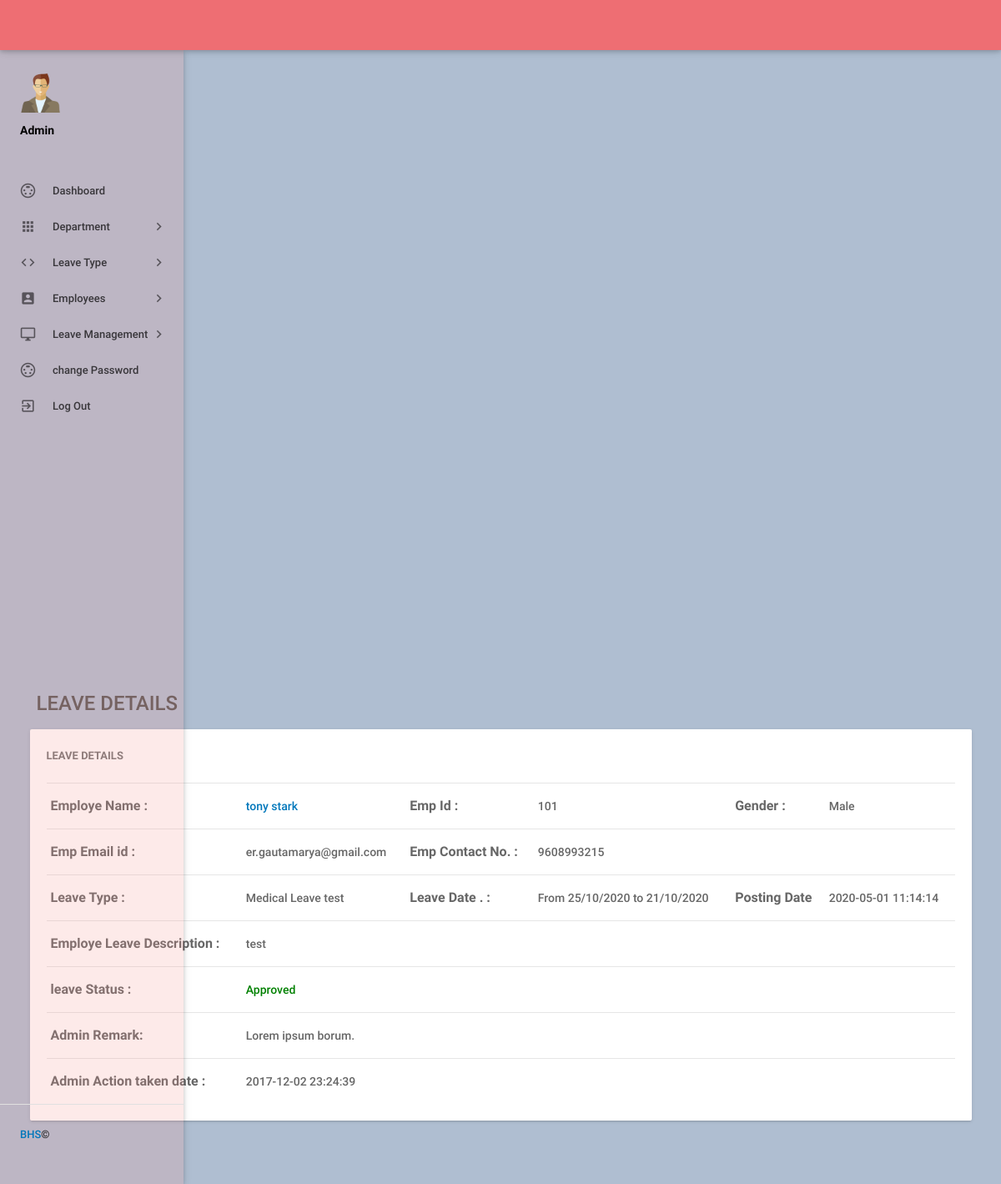
Page /admin/leave-details.php?leaveid=8 (signed in) on the committed database.
### tables this page shows
CREATE TABLE `tblleaves` (
  `id` int NOT NULL,
  `LeaveType` varchar(110) NOT NULL,
  `ToDate` varchar(120) NOT NULL,
  `FromDate` varchar(120) NOT NULL,
  `Description` mediumtext NOT NULL,
  `PostingDate` timestamp NOT NULL DEFAULT CURRENT_TIMESTAMP,
  `AdminRemark` mediumtext,
  `AdminRemarkDate` varchar(120) DEFAULT NULL,
  `Status` int NOT NULL,
  `IsRead` int NOT NULL,
  `empid` int DEFAULT NULL
);

CREATE TABLE `tblemployees` (
  `id` int NOT NULL,
  `EmpId` varchar(100) NOT NULL,
  `FirstName` varchar(150) NOT NULL,
  `LastName` varchar(150) NOT NULL,
  `EmailId` varchar(200) NOT NULL,
  `Password` varchar(180) NOT NULL,
  `Gender` varchar(100) NOT NULL,
  `Dob` varchar(100) NOT NULL,
  `Department` varchar(255) NOT NULL,
  `Address` varchar(255) NOT NULL,
  `City` varchar(200) NOT NULL,
  `Country` varchar(150) NOT NULL,
  `Phonenumber` char(11) NOT NULL,
  `Status` int NOT NULL,
  `RegDate` timestamp NOT NULL DEFAULT CURRENT_TIMESTAMP
);

### admin/leave-details.php (the view, shortened to what this page needs)
<?php
include('includes/config.php');
if(strlen($_SESSION['alogin'])==0)
    {
header('location:index.php');
}
else{
 ?>
<!DOCTYPE html>
<html lang="en">
    <head>
        <link type="text/css" rel="stylesheet" href="../assets/plugins/materialize/css/materialize.min.css"/>
        <link type="text/css" rel="stylesheet" href="../assets/plugins/materialize/css/materialize.css"/>
        <link href="../assets/plugins/material-preloader/css/materialPreloader.min.css" rel="stylesheet">
        <link href="../assets/plugins/datatables/css/jquery.dataTables.min.css" rel="stylesheet">
                <link href="../assets/plugins/google-code-prettify/prettify.css" rel="stylesheet" type="text/css"/>
        <link href="../assets/css/alpha.min.css" rel="stylesheet" type="text/css"/>
        <link href="../assets/css/custom.css" rel="stylesheet" type="text/css"/>
        <link href="../assets/css/style.css" rel="stylesheet" type="text/css"/>
    </head>
    <body>
       <?php include('includes/header.php');?>
       <?php include('includes/sidebar.php');?>
            <main class="mn-inner">
                <div class="row">
                    <div class="col s12">
                        <div class="page-title" style="font-size:24px;">Leave Details</div>
                    </div>
                    <div class="col s12 m12 l12">
                        <div class="card">
                            <div class="card-content">
                                <span class="card-title">Leave Details</span>
                                <table id="example" class="display responsive-table ">
                                    <tbody>
<?php
$lid=intval($_GET['leaveid']);
$sql = "SELECT tblleaves.id as lid,tblemployees.FirstName,tblemployees.LastName,tblemployees.EmpId,tblemployees.id,tblemployees.Gender,tblemployees.Phonenumber,tblemployees.EmailId,tblleaves.LeaveType,tblleaves.ToDate,tblleaves.FromDate,tblleaves.Description,tblleaves.PostingDate,tblleaves.Status,tblleaves.AdminRemark,tblleaves.AdminRemarkDate from tblleaves join tblemployees on tblleaves.empid=tblemployees.id where tblleaves.id=:lid";
$query = $dbh -> prepare($sql);
$query->bindParam(':lid',$lid,PDO::PARAM_STR);
$query->execute();
$results=$query->fetchAll(PDO::FETCH_OBJ);
$cnt=1;
if($query->rowCount() > 0)
{
foreach($results as $result)
{
      ?>
                                        <tr>
                                            <td style="font-size:16px;"> <b>Employe Name :</b></td>
                                              <td><a href="editemployee.php?empid=<?php echo htmlentities($result->id);?>" target="_blank">
                                                <?php echo htmlentities($result->FirstName." ".$result->LastName);?></a></td>
                                              <td style="font-size:16px;"><b>Emp Id :</b></td>
                                              <td><?php echo htmlentities($result->EmpId);?></td>
                                              <td style="font-size:16px;"><b>Gender :</b></td>
                                              <td><?php echo htmlentities($result->Gender);?></td>
                                          </tr>
                                          <tr>
                                             <td style="font-size:16px;"><b>Emp Email id :</b></td>
                                            <td><?php echo htmlentities($result->EmailId);?></td>
                                             <td style="font-size:16px;"><b>Emp Contact No. :</b></td>
                                            <td><?php echo htmlentities($result->Phonenumber);?></td>
                                            <td>&nbsp;</td>
                                             <td>&nbsp;</td>
                                        </tr>
  <tr>
                                             <td style="font-size:16px;"><b>Leave Type :</b></td>
                                            <td><?php echo htmlentities($result->LeaveType);?></td>
                                             <td style="font-size:16px;"><b>Leave Date . :</b></td>
                                            <td>From <?php echo htmlentities($result->FromDate);?> to <?php echo htmlentities($result->ToDate);?></td>
                                            <td style="font-size:16px;"><b>Posting Date</b></td>
                                           <td><?php echo htmlentities($result->PostingDate);?></td>
                                        </tr>
<tr>
                                             <td style="font-size:16px;"><b>Employe Leave Description : </b></td>
                                            <td colspan="5"><?php echo htmlentities($result->Description);?></td>
                                        </tr>
<tr>
<td style="font-size:16px;"><b>leave Status :</b></td>
<td colspan="5"><?php $stats=$result->Status;
if($stats==1){
?>
<span style="color: green">Approved</span>
 <?php } if($stats==2)  { ?>
<span style="color: red">Not Approved</span>
<?php } if($stats==0)  { ?>
 <span style="color: blue">waiting for approval</span>
 <?php } ?>
</td>
</tr>
<tr>
<td style="font-size:16px;"><b>Admin Remark: </b></td>
<td colspan="5"><?php
if($result->AdminRemark==""){
  echo "waiting for Approval";
}
else{
echo htmlentities($result->AdminRemark);
}
?></td>
 </tr>
 <tr>
<td style="font-size:16px;"><b>Admin Action taken date : </b></td>
<td colspan="5"><?php
if($result->AdminRemarkDate==""){
  echo "NA";
}
else{
echo htmlentities($result->AdminRemarkDate);
}
?></td>
 </tr>
                                         <?php $cnt++;} }?>
                                    </tbody>
                                </table>
                            </div>
                        </div>
                    </div>
                </div>
            </main>
        </div>
        <div class="left-sidebar-hover"></div>
    </body>
</html>
<?php } ?>

### admin/includes/sidebar.php (style rules this page uses)
body { background-color:#AFBED1; }

### rows in the picture
tblleaves: tblemployees.FirstName+LastName "tony stark", tblemployees.EmpId "101", tblemployees.Gender "Male", tblemployees.EmailId "er.gautamarya@gmail.com", tblemployees.Phonenumber "9608993215", LeaveType "Medical Leave test", FromDate "25/10/2020", ToDate "21/10/2020", PostingDate "2020-05-01 11:14:14", Description "test", Status "Approved", AdminRemark "Lorem ipsum borum.", AdminRemarkDate "2017-12-02 23:24:39"
